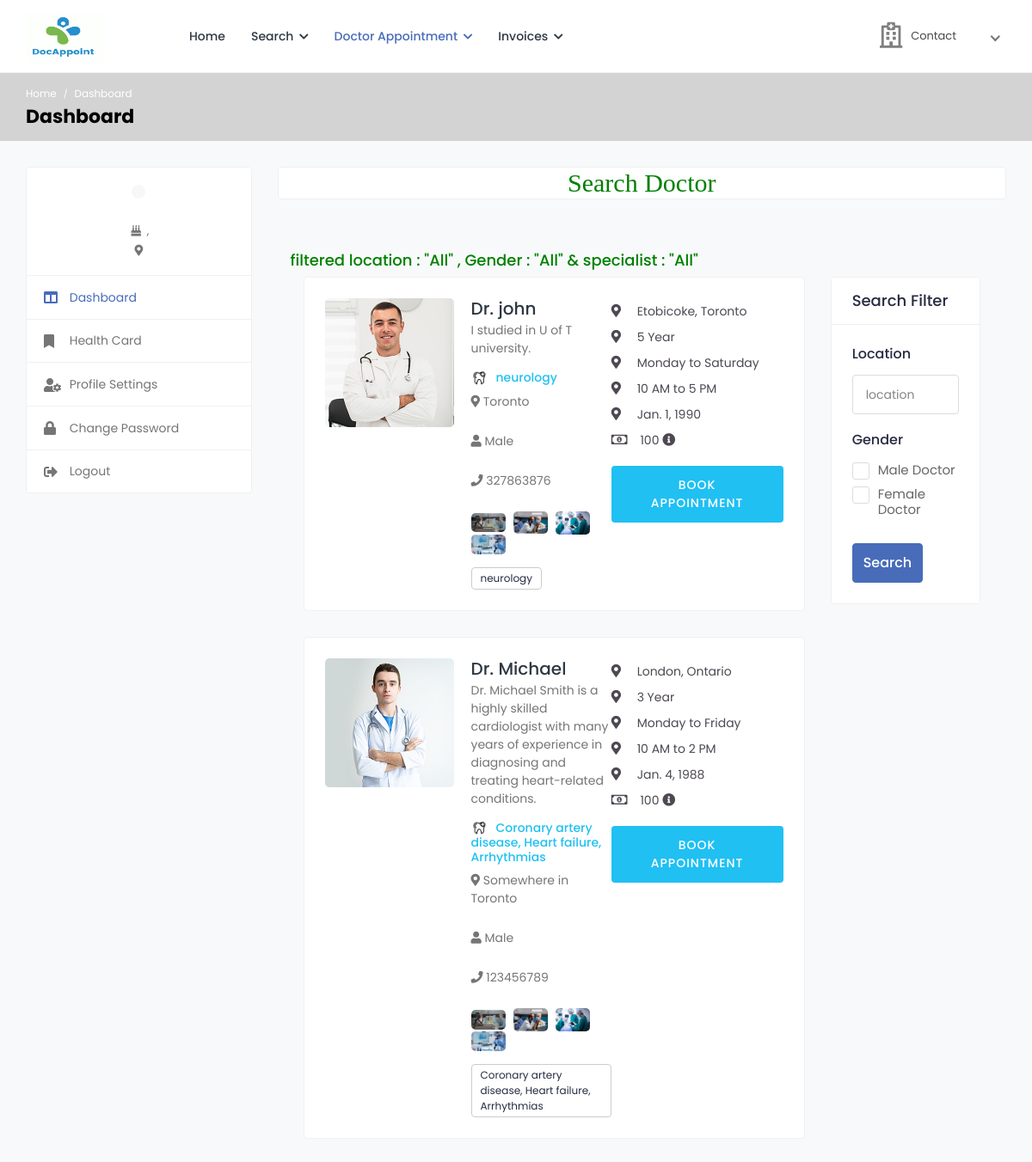
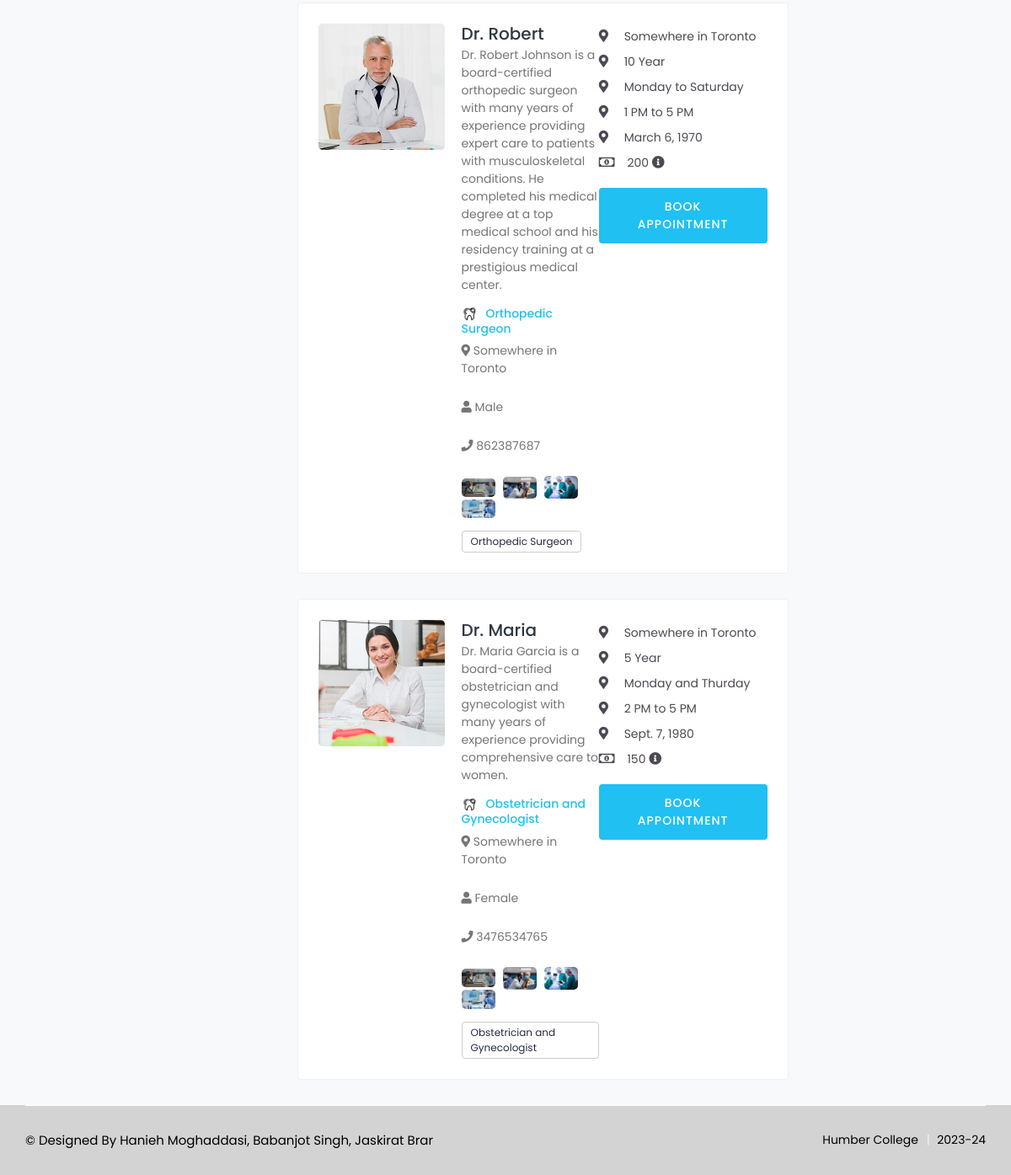
Screenshot of /search_dr with the database file from the repository (2 pictures, top to bottom).
### health/models.py (models this page shows, shortened)
class Doctor(models.Model):
    status = models.CharField(max_length=100,null=True)
    user = models.ForeignKey(User, on_delete=models.CASCADE, null=True)
    mobile_no = models.CharField(max_length=10, null=True, blank=True)
    addr = models.CharField(max_length=100, null=True, blank=True)
    experience = models.CharField(max_length=100, null=True, blank=True)
    specialist = models.CharField(max_length=100, null=True, blank=True)
    service = models.CharField(max_length=100, null=True, blank=True)
    clinic = models.CharField(max_length=100, null=True, blank=True)
    cl_address = models.CharField(max_length=100, null=True, blank=True)
    daystiming = models.CharField(max_length=100, null=True, blank=True)
    timing = models.CharField(max_length=100, null=True, blank=True)
    price = models.CharField(max_length=100, null=True, blank=True)
    date_of_birth = models.DateField(null=True, blank=True)
    gender = models.CharField(max_length=100,choices=gender,null=True, blank=True)
    biography = models.TextField(null=True, blank=True)
    image = models.FileField(null=True, blank=True)

### health/views.py (the view, shortened to what this page needs)
# urls.py: path('search_dr', search_dr,name="search_dr"),
def search_dr(request):
    data = Doctor.objects.all()
    location = "All"
    gender = "All"
    specialist = "All"
    return render(
        request,
        'patient/search_dr.html',
        context={'data':data,'l':location,'g':gender,'s':specialist}
        )

### health/templates/patient/search_dr.html (shortened to what this page needs)
{% extends 'patient/sidebar.html' %}
{% load static %}
{% block b %}
<h2 style="font-family:roman;color:green" align="center" class="card">Search Doctor</h2>
<div class="content">
				<div class="container-fluid">
					<div class="row">
		<h4 style="color:green"> filtered location : "{{l}}" , Gender : "{{g}}" & specialist : "{{s}}"</h4>
                        <div class="col-md-8 col-lg-8 col-xl-9">
{% for i in data %}
							<div class="card">
								<div class="card-body">
									<div class="doctor-widget">
										<div class="doc-info-left">
											<div class="doctor-img" >
												<a href="{% url 'display_dr_profile_by_name' i.user.username %} ">
                                                    {% if i.image %}
													<img src="{{i.image.url}}" class="img-fluid" alt="User Image">
                                                    {% endif %}
												</a>
											</div>
											<div class="doc-info-cont">
												<h4 class="doc-name"><a href="doctor-profile.html">Dr. {{i.user.first_name}}</a></h4>
												<p class="doc-speciality">{{i.biography}}</p>
												<h5 class="doc-department"><img src="{% static 'user/img/specialities/specialities-05.png' %}" class="img-fluid" alt="Speciality">{{i.specialist}}</h5>
												<div class="clinic-details">
													<p class="doc-location"><i class="fas fa-map-marker-alt"></i> {{i.cl_address}}</p>
													<p class="doc-location"><i class="fas fa-user"></i> {{i.gender}}</p>
													<p class="doc-location"><i class="fas fa-phone"></i> {{i.mobile_no}}</p>
													<ul class="clinic-gallery">
														<li>
															<a href="{% static 'user/img/features/feature-01.jpg' %}" data-fancybox="gallery">
																<img src="{% static 'user/img/features/feature-01.jpg' %}" alt="Feature">
															</a>
														</li>
														<li>
															<a href="{% static 'user/img/features/feature-02.jpg' %}" data-fancybox="gallery">
																<img  src="{% static 'user/img/features/feature-02.jpg' %}" alt="Feature">
															</a>
														</li>
														<li>
															<a href="{% static 'user/img/features/feature-03.jpg' %}" data-fancybox="gallery">
																<img src="{% static 'user/img/features/feature-03.jpg' %}" alt="Feature">
															</a>
														</li>
														<li>
															<a href="{% static 'user/img/features/feature-04.jpg' %}" data-fancybox="gallery">
																<img src="{% static 'user/img/features/feature-04.jpg' %}" alt="Feature">
															</a>
														</li>
													</ul>
												</div>
												<div class="clinic-services">
													<span>{{i.specialist}}</span>
												</div>
											</div>
										</div>
										<div class="doc-info-right">
											<div class="clini-infos">
												<ul>
													<li><i class="fas fa-map-marker-alt"></i>{{i.addr}}</li>
													<li><i class="fas fa-map-marker-alt"></i>{{i.experience}} Year</li>
													<li><i class="fas fa-map-marker-alt"></i>{{i.daystiming}}</li>
													<li><i class="fas fa-map-marker-alt"></i>{{i.timing}}</li>
													<li><i class="fas fa-map-marker-alt"></i>{{i.date_of_birth}}</li>
													<li><i class="far fa-money-bill-alt"></i> {{i.price}} <i class="fas fa-info-circle" data-toggle="tooltip" title="Lorem Ipsum"></i> </li>
												</ul>
											</div>
											<div class="clinic-booking">
												<a class="apt-btn" href="{% url 'appointment' i.id %}">Book Appointment</a>
											</div>
										</div>
									</div>
								</div>
							</div>
	{% endfor %}
						</div>
                        <div class="col-md-4 col-lg-4 col-xl-3">
							<form action="" method="post" enctype="multipart/form-data">
							<div class="card search-filter">
								<div class="card-header">
									<h4 class="card-title mb-0">Search Filter</h4>
								</div>
								<div class="card-body">
								<div class="filter-widget">
									<h4>Location</h4>
									<div class="">
										<input type="text" class="form-control" placeholder="location" name="location">
									</div>
								</div>
								<div class="filter-widget">
									<h4>Gender</h4>
									<div>
										<label class="custom_check">
											<span class="checkmark"></span> Male Doctor
										</label>
									</div>
									<div>
										<label class="custom_check">
											<span class="checkmark"></span> Female Doctor
										</label>
									</div>
								</div>
									<div class="btn-search">
										<button type="submit" class="btn btn-primary">Search</button>
									</div>
								</div>
							</div>
							</form>
						</div>
                    </div>
                </div></div>
{% endblock %}

### rows the page displays
Doctor: image (picture), user.first_name "john", biography "I studied in U of T university.", specialist "neurology", cl_address "Toronto", gender "Male", mobile_no "327863876", addr "Etobicoke, Toronto", experience "5", daystiming "Monday to Saturday", timing "10 AM to 5 PM", date_of_birth "Jan. 1, 1990", price "100"
Doctor: image (picture), user.first_name "Michael", biography "Dr. Michael Smith is a highly skilled cardiologist with many years of experience in diagnosing and treating heart-related conditions.", specialist "Coronary artery disease, Heart failure, Arrhythmias", cl_address "Somewhere in Toronto", gender "Male", mobile_no "123456789", addr "London, Ontario", experience "3", daystiming "Monday to Friday", timing "10 AM to 2 PM", date_of_birth "Jan. 4, 1988", price "100"
Doctor: image (picture), user.first_name "Robert", biography "Dr. Robert Johnson is a board-certified orthopedic surgeon with many years of experience providing expert care to patients with musculoskeletal conditions. He completed his medical degree at a top medical school and his residency training at a prestigious medical center.", specialist "Orthopedic Surgeon", cl_address "Somewhere in Toronto", gender "Male", mobile_no "862387687", addr "Somewhere in Toronto", experience "10", daystiming "Monday to Saturday", timing "1 PM to 5 PM", date_of_birth "March 6, 1970", price "200"
Doctor: image (picture), user.first_name "Maria", biography "Dr. Maria Garcia is a board-certified obstetrician and gynecologist with many years of experience providing comprehensive care to women.", specialist "Obstetrician and Gynecologist", cl_address "Somewhere in Toronto", gender "Female", mobile_no "3476534765", addr "Somewhere in Toronto", experience "5", daystiming "Monday and Thurday", timing "2 PM to 5 PM", date_of_birth "Sept. 7, 1980", price "150"

### other values shown
{{ l }} "All"
{{ g }} "All"
{{ s }} "All"
